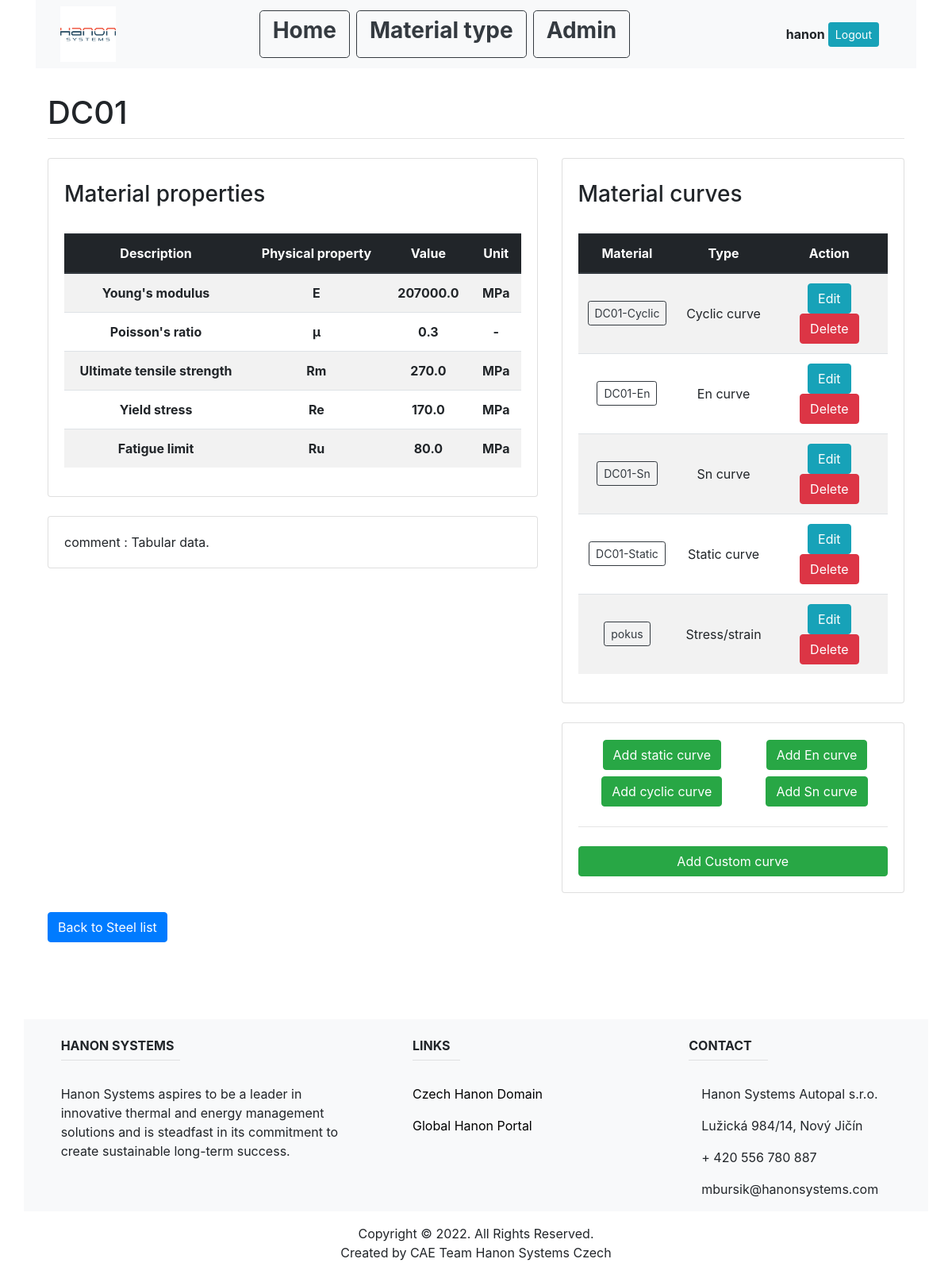
/material_type_list/steel_al/2/3 (signed in), run on the app's committed database.
### main/models.py (models this page shows, shortened)
class Material(models.Model):
    name = models.CharField(max_length=200, unique=True)
    E = models.FloatField(blank=True)
    nu = models.FloatField(blank=True)
    Rm = models.FloatField(blank=True)
    Re = models.FloatField(blank=True)
    Ru = models.FloatField(blank=True)
    comment = models.CharField(blank=True, max_length=1000)
    material_type_id = models.ForeignKey(MaterialType, on_delete=models.CASCADE)

class CyclicCurve(models.Model):
    curve_type = "Cyclic curve"
    name = models.CharField(max_length=200, unique=True)
    K = models.FloatField(max_length=200, blank=True)
    n = models.FloatField(max_length=200, blank=True)
    comment = models.CharField(max_length=1000, blank=True)
    material_id = models.ForeignKey(Material, on_delete=models.CASCADE)

class EnCurve(models.Model):
    curve_type = "En curve"
    name = models.CharField(max_length=200, unique=True)
    Sf = models.FloatField(blank=True)
    b = models.FloatField(blank=True)
    c = models.FloatField(blank=True)
    Ef = models.FloatField(blank=True)
    comment = models.CharField(max_length=1000, blank=True)
    material_id = models.ForeignKey(Material, on_delete=models.CASCADE)

class SnCurve(models.Model):
    curve_type = "Sn curve"
    name = models.CharField(max_length=200, unique=True)
    Sa = models.CharField(max_length=20000, blank=True)
    Nf = models.CharField(max_length=20000, blank=True)
    comment = models.CharField(max_length=1000, blank=True)
    material_id = models.ForeignKey(Material, on_delete=models.CASCADE)

class StaticCurve(models.Model):
    curve_type = "Static curve"
    name = models.CharField(max_length=200, unique=True)
    K = models.FloatField(max_length=200, blank=True)
    n = models.FloatField(max_length=200, blank=True)
    comment = models.CharField(max_length=1000, blank=True)
    material_id = models.ForeignKey(Material, on_delete=models.CASCADE)

class MaterialCustomCurve(models.Model):
    name = models.CharField(max_length=200, unique=True)
    curve_type = models.CharField(max_length=20000, blank=True)
    x_axis = models.CharField(max_length=20000, blank=True)
    x_axis_type = models.CharField(max_length=200, choices=(("lin", "lin"), ("log", "log")))
    x_value = models.CharField(max_length=20000, blank=True)
    y_axis = models.CharField(max_length=20000, blank=True)
    y_axis_type = models.CharField(max_length=200, choices=(("lin", "lin"), ("log", "log")))
    y_value = models.CharField(max_length=20000, blank=True)
    comment = models.CharField(max_length=1000, blank=True)
    material_id = models.ForeignKey(Material, on_delete=models.CASCADE)

class MaterialType(models.Model):
    name = models.CharField(max_length=200, unique=True)

### main/views.py (the view)
# urls.py: path('material_type_list/steel_al/<int:material_type_id>/<int:material_id>', views.material_info, name="material_info"),
def material_info(response, material_type_id, material_id):
    material_type = MaterialType.objects.get(pk=material_type_id)
    material_info = Material.objects.get(pk=material_id)
    c_curve = CyclicCurve.objects.filter(material_id=material_id)
    en_curve = EnCurve.objects.filter(material_id=material_id)
    sn_curve = SnCurve.objects.filter(material_id=material_id)
    s_curve = StaticCurve.objects.filter(material_id=material_id)
    custom_curve = MaterialCustomCurve.objects.filter(material_id=material_id)
    curve_ls = list(chain(c_curve, en_curve, sn_curve, s_curve, custom_curve))
    return render(response, "main/material_info.html", {
        "material_type": material_type,
        "material_info": material_info,
        "curve_ls": curve_ls,
    })

### main/templates/main/material_info.html (shortened to what this page needs)
{% extends "main/base.html" %}
{% block content %}
<br>
<div class="container">
  <div class="row">
    <div class="col-sm">
        <h1 class="mt-2">{{material_info.name}}</h1>
            <hr class="mt-0 mb-4">
    </div>
  </div>
  <div class="row">
    <div class="col-md-7">
    <div class="card card-body">
        <h3 class="mt-2">Material properties</h3>
        <br>
        <table class="table table-striped">
            <thead class="thead-dark">
            <tr>
                <th class="text-center align-middle" scope="col">Description</th>
                <th class="text-center align-middle" scope="col">Physical property</th>
                <th class="text-center align-middle" scope="col">Value</th>
                <th class="text-center align-middle" scope="col">Unit</th>
            </tr>
            </thead>
            <tbody>
            <tr>
                <th class="text-center align-middle" scope="row">Young's modulus</th>
                <th class="text-center align-middle" scope="row">E</th>
                <th class="text-center align-middle" scope="row">{{material_info.E}}</th>
                <th class="text-center align-middle" scope="row">MPa</th>
            </tr>
            <tr>
                <th class="text-center align-middle" scope="row">Poisson's ratio</th>
                <th class="text-center align-middle" scope="row">μ</th>
                <th class="text-center align-middle" scope="row">{{material_info.nu}}</th>
                <th class="text-center align-middle" scope="row">-</th>
            </tr>
            <tr>
                <th class="text-center align-middle" scope="row">Ultimate tensile strength</th>
                <th class="text-center align-middle" scope="row">Rm</th>
                <th class="text-center align-middle" scope="row">{{material_info.Rm}}</th>
                <th class="text-center align-middle" scope="row">MPa</th>
            </tr>
            <tr>
                <th class="text-center align-middle" scope="row">Yield stress</th>
                <th class="text-center align-middle" scope="row">Re</th>
                <th class="text-center align-middle" scope="row">{{material_info.Re}}</th>
                <th class="text-center align-middle" scope="row">MPa</th>
            </tr>
            <tr>
                <th class="text-center align-middle" scope="row">Fatigue limit</th>
                <th class="text-center align-middle" scope="row">Ru</th>
                <th class="text-center align-middle" scope="row">{{material_info.Ru}}</th>
                <th class="text-center align-middle" scope="row">MPa</th>
            </tr>
            </tbody>
        </table>
    </div>
    <br>
    <div class="col-md-14">
        <div class="card card-body">
            <p class="mb-0">comment : {{material_info.comment}}</p>
        </div>
    </div>
    </div>
    <div class="col-md-5 offset-md-0">
    <div class="card card-body">
      <h3 class="mt-2">Material curves</h3>
      <br>
      <table class="table table-striped">
         <thead class="thead-dark">
         <tr>
             <th class="text-center align-middle" scope="col">Material</th>
             <th class="text-center align-middle" scope="col">Type</th>
             <th class="text-center align-middle" scope="col">Action</th>
         </tr>
         </thead>
         <tbody>
             {% for item in curve_ls %}
             <tr>
                 <td class="text-center align-middle">
                     <a class="btn btn-outline-dark btn-sm" href="{%url 'curve_info' material_type.id material_info.id item.name%}">{{item.name}}</a>
                 </td>
                 <td class="text-center align-middle">{{item.curve_type}}</td>
                 {% if user.is_authenticated %}
                 <td class="text-center align-middle">
                   <a class="btn btn-info" href="{%url 'update_curve' material_type.id material_info.id item.name%}">Edit</a>
                   <a class="btn btn-danger" href="{%url 'delete_curve' material_type.id material_info.id item.name%}">Delete</a>
                 </td>
                 {% else %}
                 <td class="text-center align-middle">
                   <a class="btn btn-info disabled" href="{%url 'update_curve' material_type.id material_info.id item.name%}">Edit</a>
                   <a class="btn btn-danger disabled" href="{%url 'delete_curve' material_type.id material_info.id item.name%}">Delete</a>
                 </td>
                 {% endif %}
             </tr>
             {% empty %}
             <h5>Sorry no available data</h5>
             {% endfor %}
         </tbody>
       </table>
    </div>
    <br>
    <div class="col-md-14">
        <div class="card card-body">
            {% if user.is_authenticated %}
            <table>
                <td class="text-center align-middle">
                    <a class="btn btn-success " href="{%url 'create_static_curve' material_type.id material_info.id %}">Add static curve</a>
                    <a class="btn btn-success " href="{%url 'create_cyclic_curve' material_type.id material_info.id %}">Add cyclic curve</a>
                </td>
                <td class="text-center align-middle">
                    <a class="btn btn-success size=10" href="{%url 'create_en_curve' material_type.id material_info.id %}">Add En curve</a>
                    <a class="btn btn-success " href="{%url 'create_sn_curve' material_type.id material_info.id %}">Add Sn curve</a>
                </td>
            </table>
            <br>
            <hr class="mt-0 mb-4">
            <a class="btn btn-success " href="{%url 'create_custom_curve' material_type.id material_info.id %}">Add Custom curve</a>
            {% endif %}
        </div>
    </div>
  </div>
  </div>
</div>
<br>
<div class="container">
    <a class="btn btn-primary" href="{%url 'material_list' material_type.id%}">Back to {{material_type.name}} list</a>
</div>
{% endblock %}

### main/templates/main/base.html (shortened to what this page needs)
<!DOCTYPE html>
<html lang="en">
{% load static %}
<head>
    <link rel="stylesheet" href="https://stackpath.bootstrapcdn.com/bootstrap/4.1.3/css/bootstrap.min.css">
</head>
<body>
<div class="container">
    <nav class="navbar navbar-expand-lg navbar-light bg-light">
        <div class =container>
              <img src="{% static 'main/images/hanon.png' %}" width="70" height="70" alt="">
          <div class="collapse navbar-collapse" id="navbarNav">
            <ul class="navbar-nav mx-auto">
              <li class="nav-item">
                <a class="btn btn-outline-dark btn-lg mr-2" href="/"><h3><strong>Home</strong></h3></a>
              </li>
              <li class="nav-item">
                <a class="btn btn-outline-dark btn-lg mr-2" href="/material_type_list"><h3><strong>Material type</strong></h3></a>
              </li>
              <li class="nav-item">
                <a class="btn btn-outline-dark btn-lg" href="/admin"><h3><strong>Admin</strong></h3></a>
              </li>
            </ul>
              <ul class="navbar-nav">
              {% if user.is_authenticated %}
              <li class="nav-item">
                <div class="container">
                    <table>
                    <th class="text-center align-middle" scope="row">{{ user.username }}</th>
                    <th><br><br></th>
                    <th class="text-center align-middle" scope="row"><a class="btn btn-info btn-sm" href="{% url 'logout' %}">Logout</a></th>
                    </table>
                </div>
              </li>
              {% endif %}
            </ul>
          </div>
      </div>
    </nav>
</div>
<div class="container">
    {% block content %}
    {% endblock %}
</div>
<footer class="page-footer font-small unique-color-dark">
  <div style="background-color: white;">
    <div class="container">
      <div class="row py-4 d-flex align-items-center">
        <div class="col-md-6 col-lg-7 text-center text-md-right">
        </div>
      </div>
    </div>
  </div>
  <div class="container text-center text-md-left mt-5">
    <div class="row mt-3 bg-light" >
      <div class="col-md-3 col-lg-4 col-xl-4 mx-auto mb-4">
        <br>
        <h6 class="text-uppercase font-weight-bold">Hanon systems</h6>
        <hr class="deep-purple accent-2 mb-4 mt-0 d-inline-block mx-auto" style="width: 150px;">
        <p>Hanon Systems aspires to be a leader in innovative thermal and energy management solutions and is steadfast in its commitment to create sustainable long-term success.</p>
      </div>
      <div class="col-md-3 col-lg-2 col-xl-3 mx-auto mb-4">
        <br>
        <h6 class="text-uppercase font-weight-bold">Links</h6>
        <hr class="deep-purple accent-2 mb-4 mt-0 d-inline-block mx-auto" style="width: 60px;">
        <p>
          <a href="http://www.autopal.visteon.com/" style="color:black">Czech Hanon Domain</a>
        </p>
        <p>
          <a href="http://portal.hanonsystems.com/" style="color:black">Global Hanon Portal</a>
        </p>
      </div>
      <div class="col-md-4 col-lg-3 col-xl-3 mx-auto mb-md-0 mb-4">
        <br>
        <h6 class="text-uppercase font-weight-bold">Contact</h6>
        <hr class="deep-purple accent-2 mb-4 mt-0 d-inline-block mx-auto" style="width: 100px;">
        <p>
           Hanon Systems Autopal s.r.o.</p>
        <p>
          Lužická 984/14, Nový Jičín</p>
        <p>
          + 420 556 780 887</p>
        <p>
          mbursik@hanonsystems.com</p>
      </div>
    </div>
  </div>
  <div class="footer-copyright text-center py-3">Copyright © 2022. All Rights Reserved.
    <p>Created by CAE Team Hanon Systems Czech</p>
  </div>
</footer>
 </body>
</html>

### data on the page
Material: name "DC01", E "207000.0", nu "0.3", Rm "270.0", Re "170.0", Ru "80.0", comment "Tabular data."
CyclicCurve: name "DC01-Cyclic", curve_type "Cyclic curve"
EnCurve: name "DC01-En", curve_type "En curve"
SnCurve: name "DC01-Sn", curve_type "Sn curve"
StaticCurve: name "DC01-Static", curve_type "Static curve"
MaterialCustomCurve: name "pokus", curve_type "Stress/strain"
MaterialType: name "Steel"

### other printed values
{{ user.username }} "hanon"
